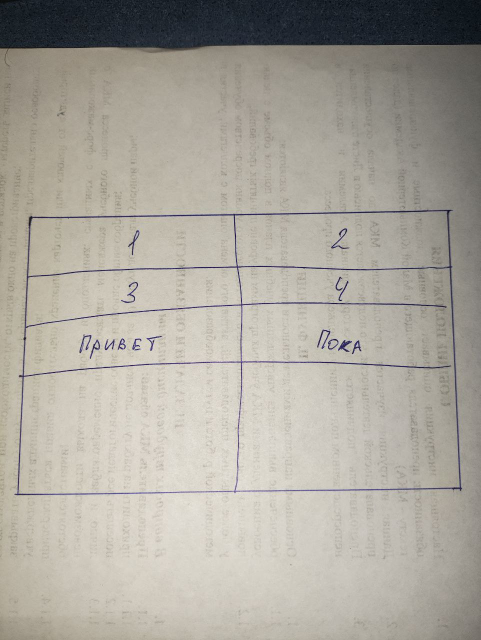
#> input picture data9.jpg, 961 x 1280 px (shown at 1/2 size)
$ python -i utils.py   (imports and definitions only)
#> lines starting #> are read from the running program, lines starting #| are printed output that depends on the picture; after the words box and inside, x2 and y2 are one past the last pixel; in counts of white or black regions, pixels touching at a corner belong together
import classes
import cv2 as cv
import subprocess as s
import os
import numpy as np
import xlsxwriter

# Применение морфологических операций

def isolate_lines(src, structuring_element):
	cv.erode(src, structuring_element, src, (-1, -1)) # Уменьшение белых пятен
	cv.dilate(src, structuring_element, src, (-1, -1)) # Увеличение белых пятен

# Проверка, является ли область внутри контура таблицей
# Если это таблица, возвращает ограничивающий прямоугольник.
# и соединения таблицы


MIN_TABLE_AREA = 50 # минимальная область таблицы
EPSILON = 3 # значение эпсилон для аппроксимации контура


# [48 lines left out: functions verify_table, get_contours, excel_export, not called in this run]

### Создание директории (для удобства)

def mkdir(path):
    if not os.path.exists(path):
        os.makedirs(path)

### Поиск таблиц на заданном изображении и сохранение их в отдельные файлы
# [95 lines left out: functions search_for_tables, remove_text, not called in this run]

>>> import cv2
>>> picture = cv2.imread('data9.jpg')
#> picture is the input picture: shape (1280, 961, 3); mean B, G, R 157.1, 166.4, 170.5
>>> result = search_for_tables(picture)
#> in search_for_tables, `filtered = cv.adaptiveThreshold(~grayscale, MAX_THRESHOLD_VALUE, cv.AD..`:
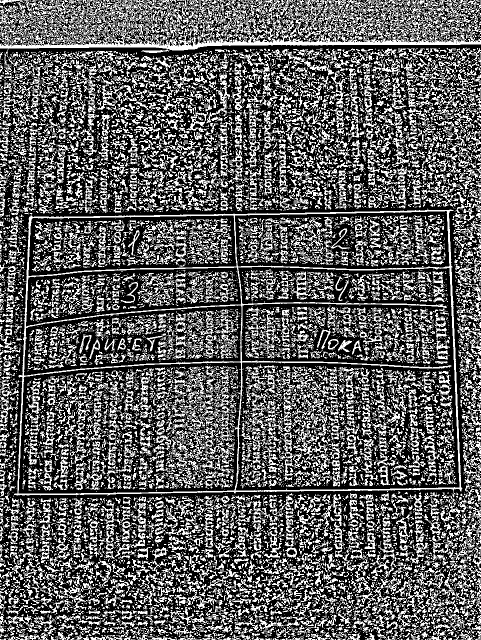
#> filtered: shape (1280, 961) (shown at 1/2 size); 36.6% white in thin lines or dots
#> in isolate_lines, `cv.erode(src, structuring_element, src, (-1, -1))`:
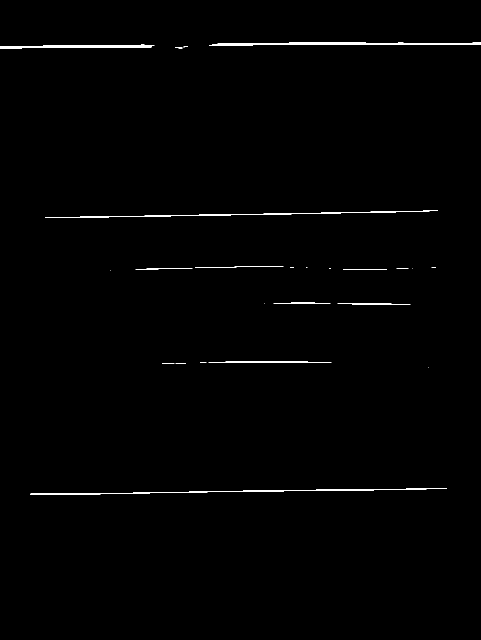
#> src: shape (1280, 961) (shown at 1/2 size); 0.67% white; 25 white regions (11 under 20 px), largest, box (x1, y1, x2, y2) and area: (418, 84, 961, 91) 2208, (60, 976, 894, 990) 1690, (90, 421, 876, 436) 1522
#> in isolate_lines, `cv.dilate(src, structuring_element, src, (-1, -1))`:
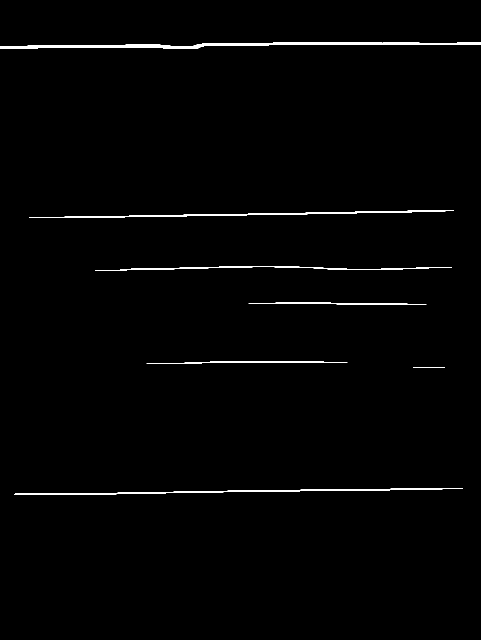
#> src: shape (1280, 961) (shown at 1/2 size); 1.1% white; 11 white regions, largest, box (x1, y1, x2, y2) and area: (387, 84, 961, 91) 2804, (29, 976, 926, 990) 2572, (59, 421, 908, 436) 2467
#> in isolate_lines (call 2), `cv.erode(src, structuring_element, src, (-1, -1))`:
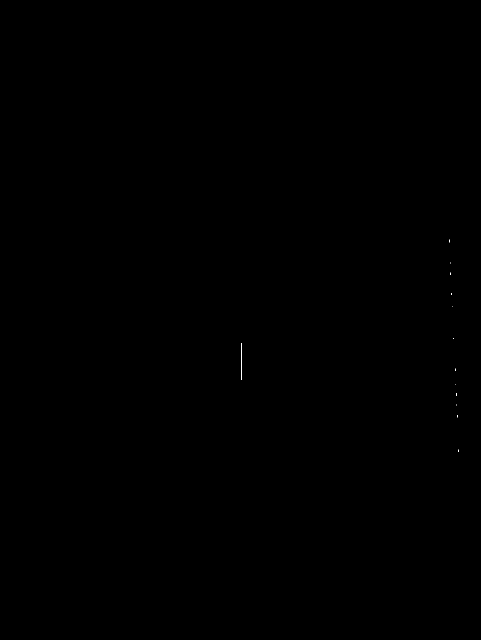
#> src: shape (1280, 961) (shown at 1/2 size); 0.01% white in thin lines or dots, all inside (x1, y1, x2, y2) = (482, 479, 918, 904)
#> in isolate_lines (call 2), `cv.dilate(src, structuring_element, src, (-1, -1))`:
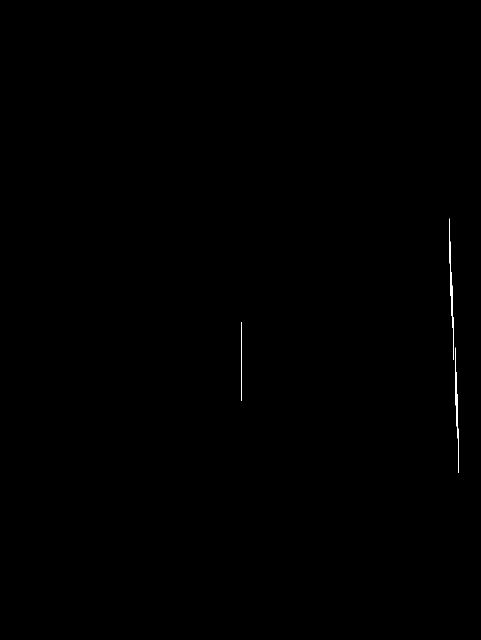
#> src: shape (1280, 961) (shown at 1/2 size); 0.11% white in thin lines or dots, all inside (x1, y1, x2, y2) = (482, 437, 918, 946)
#> in search_for_tables, `(contours, _) = cv.findContours(mask, cv.RETR_EXTERNAL, cv.CHAIN_APPRO..`: contours = 16 contours, 6 with area under 20; largest, box (x1, y1, x2, y2) and area: (387, 84, 961, 91) 2228, (29, 976, 926, 990) 1674, (59, 421, 908, 436) 1618, (0, 90, 408, 97) 1490, (293, 644, 695, 802) 583
#> in search_for_tables, `intersections = cv.bitwise_and(horizontal, vertical)`: intersections: shape (1280, 961); 0% white in thin lines or dots, all inside (x1, y1, x2, y2) = (482, 535, 902, 725)
#> the loop in search_for_tables, `for i in range(len(contours)):` made 16 passes
#> after the loop in search_for_tables, `for i in range(len(contours)):`: tables = []
#> in search_for_tables, `k = len(tables)-1`: k = -1
#> after the loop in search_for_tables, `for table in tables:`: seached_tables = []
#> result = []
